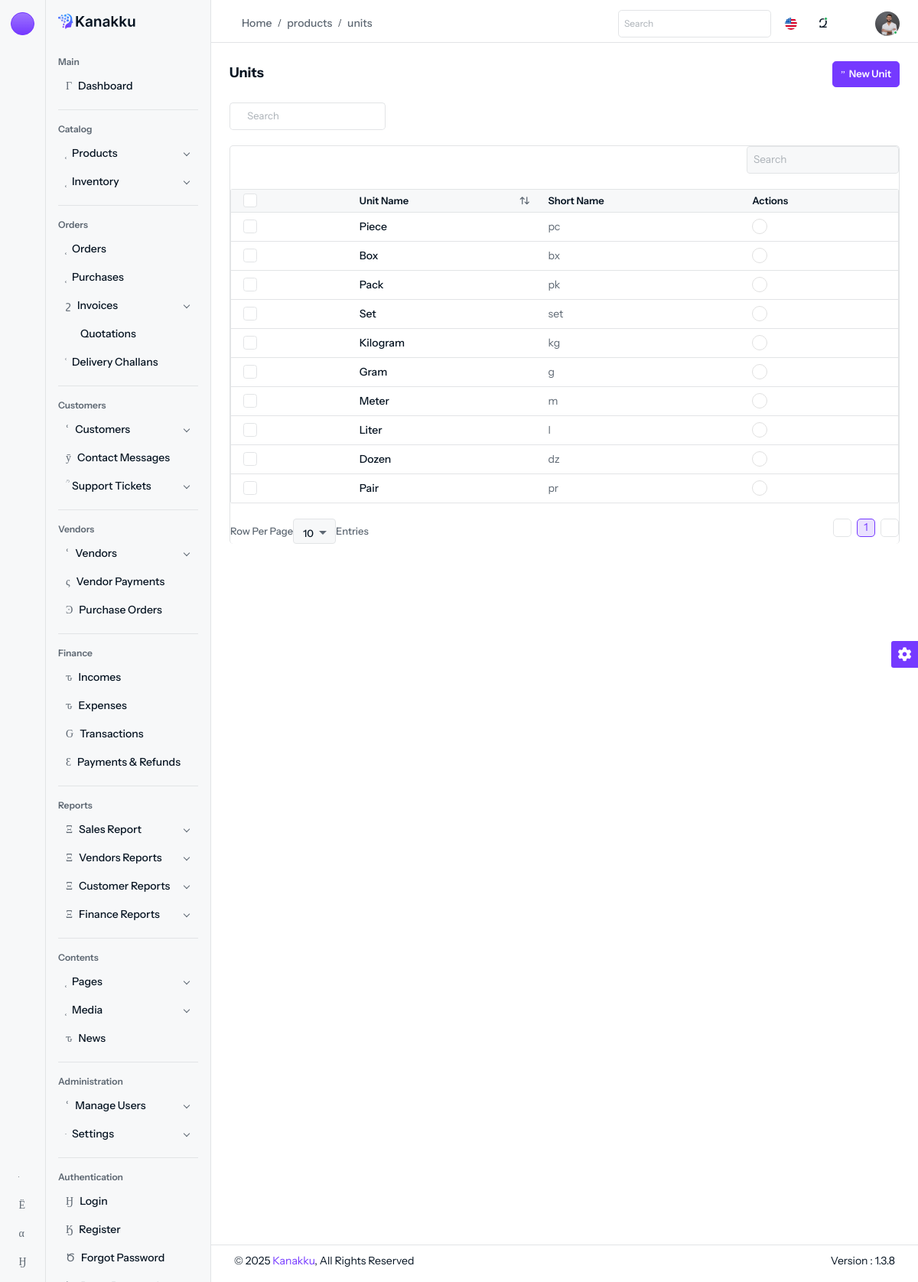
The page /products/units (signed in) on the database its author committed.
### tables this page shows
CREATE TABLE `units` (
  `id` int(11) NOT NULL,
  `name` varchar(255) DEFAULT NULL,
  `created_at` datetime DEFAULT current_timestamp(),
  `updated_at` datetime DEFAULT current_timestamp(),
  `short_name` varchar(20) DEFAULT NULL,
  `status` tinyint(1) DEFAULT NULL
);

### controllers/Products/ProductsController.php (called while the page is built, shortened)
<?php
class ProductsController
{
    public function units()
    {
        $data = Unit::getAllUnits();
        view("products", $data);
    }
}

### models/products/units.model.php (called while the page is built, shortened)
<?php
class Unit
{
    public static function getAllUnits()
    {
        global $db;
        $stmt = $db->prepare("SELECT * from units");
        $stmt->execute();
        $result = $stmt->get_result();
        $data = $result->fetch_all(MYSQLI_ASSOC);
        return $data;
    }
}

### views/pages/products/products/units.php (the view, shortened to what this page needs)
<div class="content content-two">
	<div class="d-flex d-block align-items-center justify-content-between flex-wrap gap-3 mb-3">
		<div>
			<h6>Units</h6>
		</div>
		<div class="d-flex my-xl-auto right-content align-items-center flex-wrap gap-2">
			<div>
				<a href="#" class="btn btn-primary d-flex align-items-center" data-bs-toggle="modal" data-bs-target="#add_unit_modal"><i class="isax isax-add-circle5 me-1"></i>New Unit</a>
			</div>
		</div>
	</div>
	<div class="row">
		<div class="col-md-3">
			<div class="input-group mb-3">
				<span class="input-group-text bg-white border-end-0">
					<i class="isax isax-search-normal fs-12"></i>
				</span>
				<input type="text" class="form-control border-start-0 ps-0 bg-white" placeholder="Search">
			</div>
		</div>
	</div>
	<div class="table-responsive border border-bottom-0 rounded">
		<table class="table table-nowrap datatable m-0">
			<thead class="table-light">
				<tr>
					<th class="no-sort">
						<div class="form-check form-check-md">
							<input class="form-check-input" type="checkbox" id="select-all">
						</div>
					</th>
					<th>Unit Name</th>
					<th class="no-sort">Short Name</th>
					<th class="no-sort">Actions</th>
				</tr>
			</thead>
			<tbody>
				<?php
				foreach ($data as $row) :
				?>
					<tr>
						<td>
							<div class="form-check form-check-md">
								<input class="form-check-input" type="checkbox">
							</div>
						</td>
						<td>
							<h6 class="fs-14 fw-medium mb-0"><?= $row['name'] ?></h6>
						</td>
						<td><?= $row['short_name'] ?></td>
						<td class="action-item">
							<a href="javascript:void(0);" data-bs-toggle="dropdown">
								<i class="isax isax-more"></i>
							</a>
						</td>
					</tr>
				<?php
				endforeach;
				?>
			</tbody>
		</table>
	</div>
</div>

### rows shown on the page
units: name "Piece", short_name "pc"
units: name "Box", short_name "bx"
units: name "Pack", short_name "pk"
units: name "Set", short_name "set"
units: name "Kilogram", short_name "kg"
units: name "Gram", short_name "g"
units: name "Meter", short_name "m"
units: name "Liter", short_name "l"
units: name "Dozen", short_name "dz"
units: name "Pair", short_name "pr"

### other values the page prints
$_GET["class"] "products"
$_GET["method"] "units"
